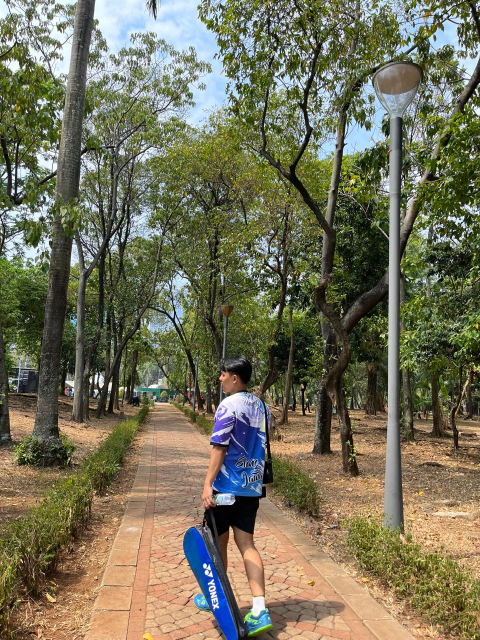
#> input picture img/aditfernanda.jpg, 960 x 1280 px (shown at 1/2 size)
$ python -i 'UTS Pengolahan Citra .py'   (imports and definitions only)
#> lines starting #> are read from the running program, lines starting #| are printed output that depends on the picture; after the words box and inside, x2 and y2 are one past the last pixel; in counts of white or black regions, pixels touching at a corner belong together
import streamlit as st
import cv2
import numpy as np

def rgb_to_hsv(image):
    hsv_image = cv2.cvtColor(image, cv2.COLOR_RGB2HSV)
    return hsv_image

def calculate_histogram(image):
    histogram = cv2.calcHist([image], [0], None, [256], [0, 256])
    return histogram

# [5 lines left out: function adjust_brightness_contrast, not called in this run]

def find_contours(image):
    gray_image = cv2.cvtColor(image, cv2.COLOR_RGB2GRAY)
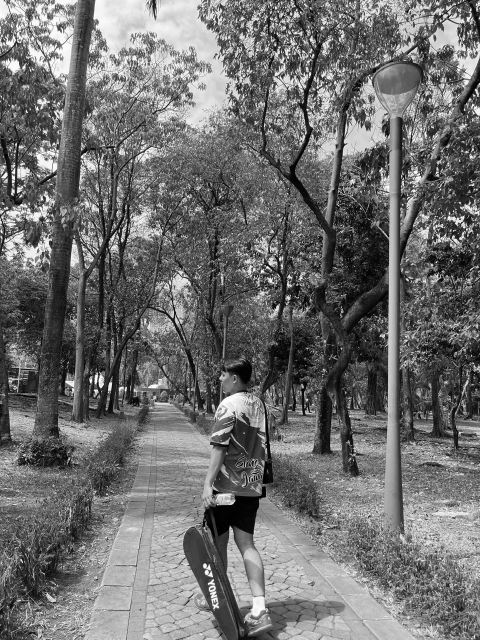
#> gray_image: shape (1280, 960) (shown at 1/2 size); min 0, max 255, mean 111.3
    _, threshold = cv2.threshold(gray_image, 127, 255, 0)
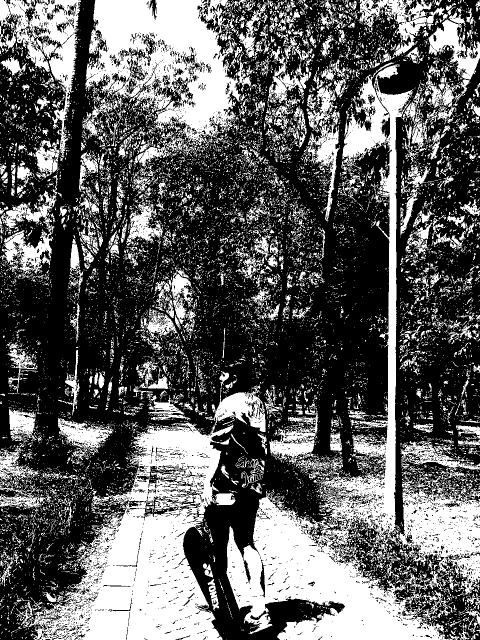
#> threshold: shape (1280, 960) (shown at 1/2 size); 38% white; 13684 white regions (12596 under 20 px)
    contours, _ = cv2.findContours(threshold, cv2.RETR_TREE, cv2.CHAIN_APPROX_SIMPLE)
#> contours = 22406 contours, 21220 with area under 20; largest, box (x1, y1, x2, y2) and area: (453, 129, 919, 1280) 101109, (57, 771, 531, 1280) 94918, (171, 0, 482, 291) 57182, (792, 948, 960, 1189) 23352, (56, 0, 162, 353) 13576
    return contours

# [109 lines left out: functions remove_background, rotate_image, main, not called in this run]

# [2 lines not run here, left out]

>>> import cv2
>>> picture = cv2.cvtColor(cv2.imread('../img/aditfernanda.jpg'), cv2.COLOR_BGR2RGB)
>>> result = find_contours(picture)
#> result has the same summary as contours in find_contours
